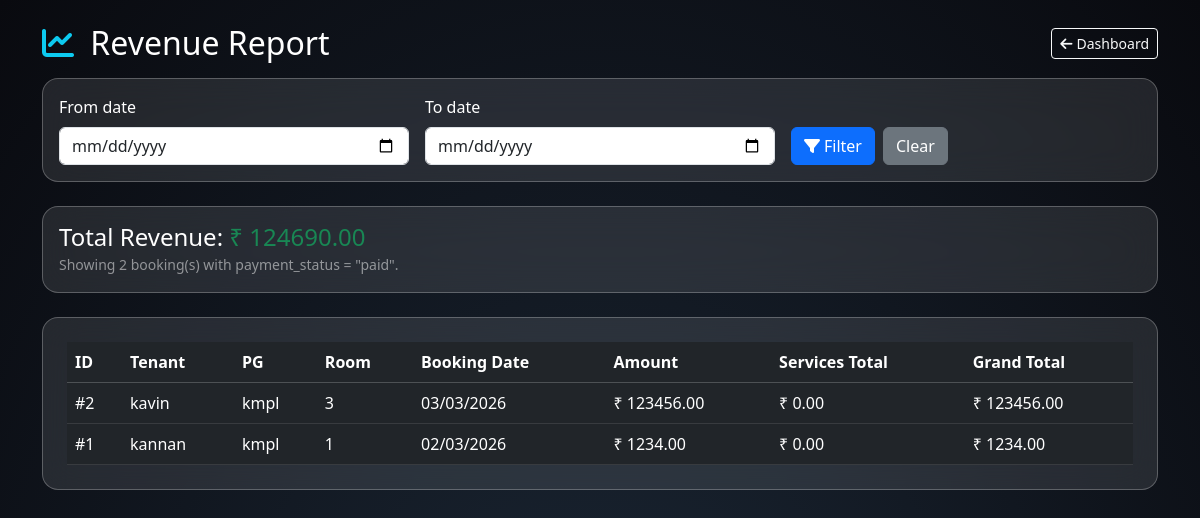
The app's page /admin/reports/revenue (signed in) with its own data.
### models.py (models this page shows)
class Booking(db.Model):
    __table_args__ = {"extend_existing": True}
    id = db.Column(db.Integer, primary_key=True)
    tenant_name = db.Column(db.String(100), nullable=False)
    tenant_phone = db.Column(db.String(15), nullable=False)
    tenant_email = db.Column(db.String(120))
    tenant_aadhar = db.Column(db.String(20))
    id_proof = db.Column(db.String(500))  # stored file path / URL
    room_id = db.Column(db.Integer, db.ForeignKey("room.id"), nullable=False)
    room = db.relationship("Room", backref="bookings")
    booking_date = db.Column(db.DateTime, default=datetime.utcnow)
    move_in_date = db.Column(db.Date)  # keep this as the only move-in field
    booking_status = db.Column(db.String(20), default="kyc_pending")
    amount = db.Column(db.Float, default=0.0)
    payment_status = db.Column(db.String(20), default="pending")  # pending/paid/failed/received
    payment_method = db.Column(db.String(20))  # cash/upi/card
    kyc_status = db.Column(db.String(20), default="pending")  # pending/verified/rejected
    kyc_verified_by = db.Column(db.Integer, db.ForeignKey("user.id"))
    kyc_verified_at = db.Column(db.DateTime)
    kyc_verifier = db.relationship("User", foreign_keys=[kyc_verified_by])

class PG(db.Model):
    __table_args__ = {"extend_existing": True}
    id = db.Column(db.Integer, primary_key=True)
    name = db.Column(db.String(100), nullable=False)
    location = db.Column(db.String(500))
    latitude = db.Column(db.Float)
    longitude = db.Column(db.Float)
    total_rooms = db.Column(db.Integer, default=0)

class Room(db.Model):
    __table_args__ = {"extend_existing": True}
    id = db.Column(db.Integer, primary_key=True)
    number = db.Column(db.String(20), nullable=False)
    price = db.Column(db.Float, nullable=False)
    sharing = db.Column(db.Integer, nullable=False, default=1)
    ac_type = db.Column(db.String(20), default="non-ac")
    image_url = db.Column(db.String(500))
    available = db.Column(db.Boolean, default=True)
    pg_id = db.Column(db.Integer, db.ForeignKey("pg.id"), nullable=False)
    pg = db.relationship("PG", backref="rooms")

### app.py (the view)
@app.route("/admin/reports/revenue")
@login_required
def admin_revenue_report():
    if current_user.role != "admin":
        return redirect("/login")
    from_date_str = request.args.get("from")
    to_date_str = request.args.get("to")
    q = Booking.query.filter_by(payment_status="paid")
    if from_date_str:
        from_date = datetime.strptime(from_date_str, "%Y-%m-%d")
        q = q.filter(Booking.booking_date >= from_date)
    if to_date_str:
        to_date = datetime.strptime(to_date_str, "%Y-%m-%d")
        q = q.filter(Booking.booking_date <= to_date)
    bookings = q.order_by(Booking.booking_date.desc()).all()
    total_revenue = sum(compute_booking_total(b) for b in bookings)
    return render_template(
        "admin/revenue_report.html",
        bookings=bookings,
        total_revenue=total_revenue,
        from_date=from_date_str,
        to_date=to_date_str,
    )

### app.py (called while the page is built)
@login_manager.user_loader
def load_user(user_id):
    return User.query.get(int(user_id))

def compute_booking_total(booking: Booking) -> float:
    base = booking.amount or (booking.room.price if booking.room else 0.0)
    addons = sum(s.total_price for s in booking.services)
    return base + addons

### templates/admin/revenue_report.html (shortened to what this page needs)
<!DOCTYPE html>
<html lang="en">
<head>
  <link href="https://cdn.jsdelivr.net/npm/bootstrap@5.3/dist/css/bootstrap.min.css" rel="stylesheet">
  <link href="https://cdnjs.cloudflare.com/ajax/libs/font-awesome/6.0.0/css/all.min.css" rel="stylesheet">
</head>
<body>
  <div class="container py-4">
    <div class="d-flex justify-content-between align-items-center mb-3">
      <h2 class="mb-0">
        <i class="fas fa-chart-line me-2 text-info"></i>
        Revenue Report
      </h2>
      <a href="{{ url_for('admin_dashboard') }}" class="btn btn-outline-light btn-sm">
        <i class="fas fa-arrow-left me-1"></i>Dashboard
      </a>
    </div>
    <div class="card-glass p-3 mb-4">
      <form class="row g-3 align-items-end" method="get" action="{{ url_for('admin_revenue_report') }}">
        <div class="col-md-4">
          <label class="form-label">From date</label>
          <input type="date" name="from" class="form-control"
                 value="{{ from_date or '' }}">
        </div>
        <div class="col-md-4">
          <label class="form-label">To date</label>
          <input type="date" name="to" class="form-control"
                 value="{{ to_date or '' }}">
        </div>
        <div class="col-md-4 d-flex gap-2">
          <button type="submit" class="btn btn-primary mt-4">
            <i class="fas fa-filter me-1"></i>Filter
          </button>
          <a href="{{ url_for('admin_revenue_report') }}"
             class="btn btn-secondary mt-4">
            Clear
          </a>
        </div>
      </form>
    </div>
    <div class="card-glass p-3 mb-4">
      <h4 class="mb-0">
        Total Revenue:
        <span class="text-success">
          ₹ {{ '%.2f'|format(total_revenue or 0.0) }}
        </span>
      </h4>
      <small class="text-white-50">
        Showing {{ bookings|length }} booking(s) with payment_status = "paid".
      </small>
    </div>
    <div class="card-glass p-4">
      {% if bookings %}
        <div class="table-responsive">
          <table class="table table-dark table-hover align-middle mb-0">
            <thead>
              <tr>
                <th>ID</th>
                <th>Tenant</th>
                <th>PG</th>
                <th>Room</th>
                <th>Booking Date</th>
                <th>Amount</th>
                <th>Services Total</th>
                <th>Grand Total</th>
              </tr>
            </thead>
            <tbody>
              {% for b in bookings %}
              <tr>
                <td>#{{ b.id }}</td>
                <td>{{ b.tenant_name }}</td>
                <td>{{ b.room.pg.name }}</td>
                <td>{{ b.room.number }}</td>
                <td>{{ b.booking_date.strftime('%d/%m/%Y') }}</td>
                <td>₹ {{ '%.2f'|format(b.amount or 0.0) }}</td>
                <td>
                  ₹ {{
                    '%.2f'|format(
                      (b.services|map(attribute='total_price')|sum) if b.services else 0.0
                    )
                  }}
                </td>
                <td>
                  ₹ {{
                    '%.2f'|format(
                      (b.amount or 0.0) +
                      ((b.services|map(attribute='total_price')|sum) if b.services else 0.0)
                    )
                  }}
                </td>
              </tr>
              {% endfor %}
            </tbody>
          </table>
        </div>
      {% else %}
        <p class="text-white-50 mb-0">No paid bookings found for this period.</p>
      {% endif %}
    </div>
  </div>
</body>
</html>

### templates/admin/revenue_report.html (style rules this page uses)
body { background: radial-gradient(ellipse at bottom, #1B2735 0%, #090A0F 100%); min-height: 100vh; color: white; }
.card-glass { background: rgba(255, 255, 255, 0.10); border-radius: 16px; border: 1px solid rgba(255, 255, 255, 0.25); backdrop-filter: blur(18px); }
.table thead th { border-color: rgba(255,255,255,0.2); }
.table tbody td { border-color: rgba(255,255,255,0.1); vertical-align: middle; }

### records on screen
Booking: id "2", tenant_name "kavin", room.pg.name "kmpl", room.number "3", booking_date "03/03/2026", amount "123456.00", services "0.00"
Booking: id "1", tenant_name "kannan", room.pg.name "kmpl", room.number "1", booking_date "02/03/2026", amount "1234.00", services "0.00"

### other values on screen
{{ '%.2f'|format(total_revenue or 0.0) }} "124690.00"
{{ bookings|length }} "2"
